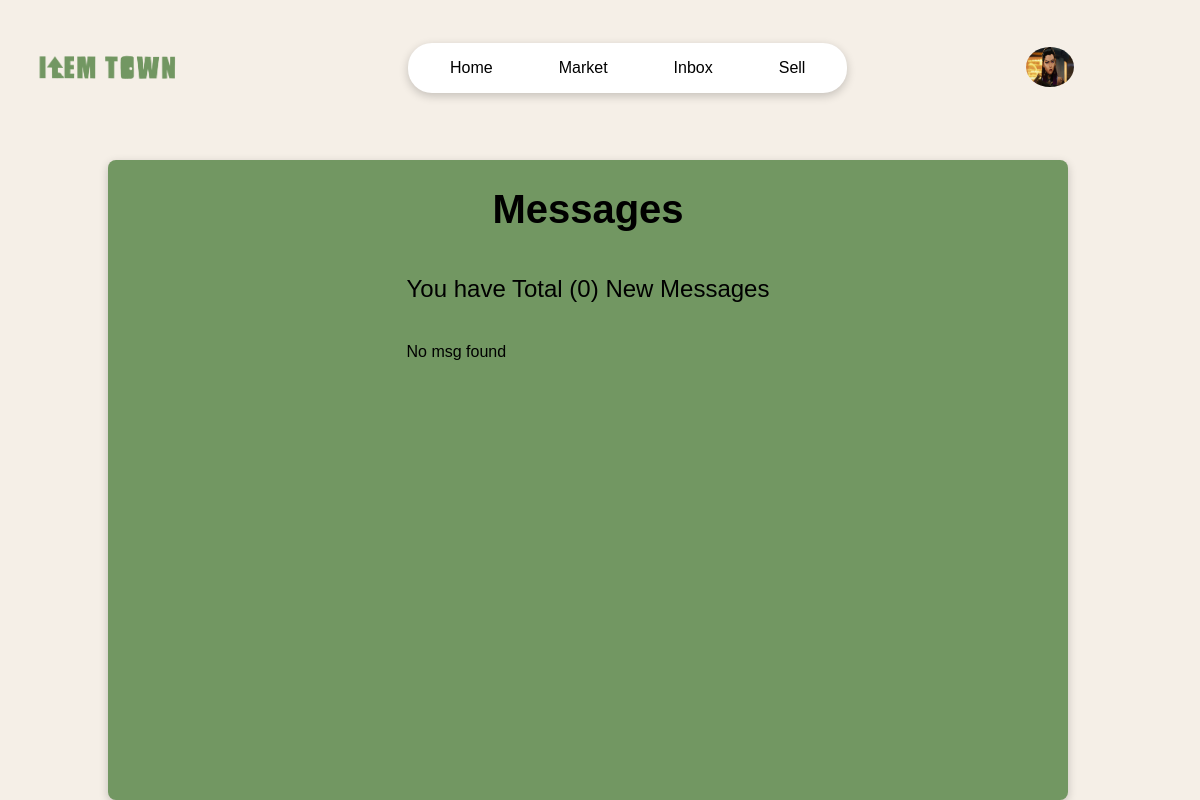
/user/user-inbox/ (signed in), run on an earlier commit of the app's database.
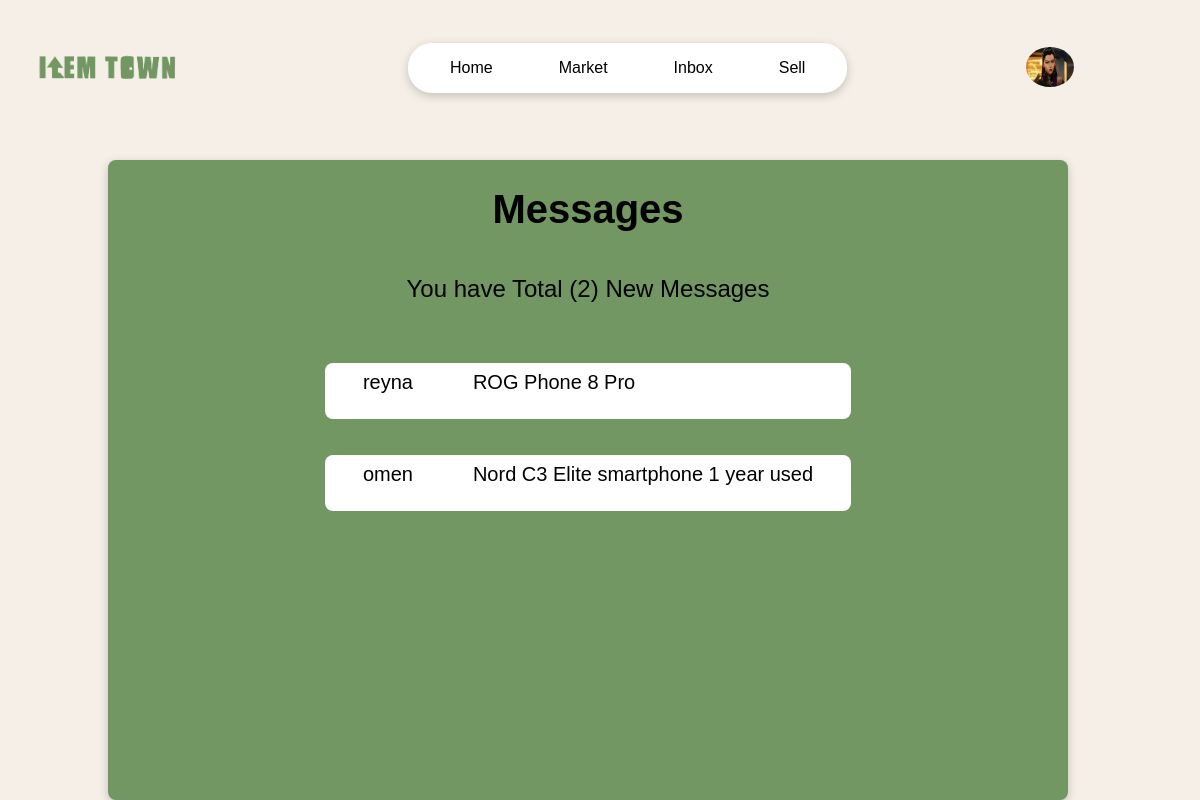
And on a later commit of the database.
### users/models.py (models this page shows, shortened)
class inbox_messages(models.Model):
    sender=models.ForeignKey('users.Profile',on_delete=models.SET_NULL,null=True,blank=True)
    reciver=models.ForeignKey('users.Profile',on_delete=models.SET_NULL,null=True,related_name='inbox_msg')
    product=models.ForeignKey(Product,on_delete=models.SET_NULL,null=True)
    name=models.CharField(max_length=50,null=True,blank=True)
    email=models.EmailField(null=True,blank=True)
    created=models.DateTimeField(auto_now_add=True)
    body=models.TextField()
    is_read=models.BooleanField(default=False)
    id=models.UUIDField(default=uuid.uuid1,primary_key=True)
    class Meta:
        ordering=['is_read','-created']

class Profile(models.Model):
    user=models.OneToOneField(User,on_delete=models.CASCADE)
    username=models.CharField(max_length=20,null=False,unique=True)
    first_name=models.CharField(max_length=20,null=False)
    last_name=models.CharField(max_length=50,null=False)
    email=models.EmailField()
    id=models.UUIDField(default=uuid.uuid1,primary_key=True)
    pic=models.ImageField(default='user/user.jpg',upload_to='user/')
    def __str__(self):
        return str(self.username)

### market/models.py (models this page shows, shortened)
class Product(models.Model):
    owner=models.ForeignKey('users.Profile',on_delete=models.CASCADE)
    product_id=models.UUIDField(default=uuid.uuid1,primary_key=True)
    title=models.CharField(max_length=50,null=False)
    short_discription=models.CharField(max_length=100,null=True,blank=True,default='')
    discription=models.TextField(max_length=500,null=True,blank=True)
    price=models.IntegerField(default=0,null=False)
    main_img=models.ImageField(default='default/market.png',upload_to='iteams/')
    sub_img1=models.ImageField(default='default/market.png',upload_to='iteams/')
    sub_img2=models.ImageField(default='default/market.png',upload_to='iteams/')
    sub_img3=models.ImageField(default='default/market.png',upload_to='iteams/')
    sub_img4=models.ImageField(default='default/market.png',upload_to='iteams/')
    ownership_type_options=(
        ('1st','1st Owner'),
        ('2nd','2nd Owner'),
        ('2nd+','More than 2nd'),
    )
    ownership_type=models.CharField(max_length=50,choices=ownership_type_options,default=None)
    purchase_date=models.DateField(null=True,blank=True)
    bill_and_box_options=(
        ('Yes','Have either bill/box'),
        ('No',"I don't have bill or box")
    )
    bill_and_box=models.CharField(choices=bill_and_box_options,max_length=50,default=None,null=True,blank=True)
    created = models.DateTimeField(auto_now_add=True)
    tags=models.ManyToManyField(Tag,blank=True)
    class Meta:
        ordering=['-created']

### users/views.py (the view)
# urls.py: path('user-inbox/',views.inbox,name='inbox'),
@login_required(login_url='login_user')
def inbox(request):
    user=request.user.profile
    msg=user.inbox_msg.all()
    unread_messages=msg.filter(is_read=False).count()
    content={
        'msg':msg,
        'unread_messages':unread_messages
    }
    return render(request,'users/inbox.html',content)

### users/templates/users/inbox.html (shortened to what this page needs)
{% extends 'page/nav.html'%}
{% load static %}
{%block css%}
    <link rel="stylesheet" href="{% static 'style/inbox.css' %}">
{%endblock%}
{%block body%}
<div class="inbox-container">
    <div class="messages-box">
        <center><h1 class="heading"> Messages</h1></center>
        <center><p class="sub-heading"> You have Total ({{unread_messages}}) New Messages</p></center>
        {%if msg%}
            <div class="messages-info">
                {%for i in msg%}
                <a href="{%url 'message' i.id%}" class="msg-link">
                    <ul class="messages-ul">
                        <li>{{i.sender}}</li>
                        <li>{{i.product.title}}</li>
                    </ul>
                {%endfor%}
            </div>
        {%else%}
            <p>No msg found</p>
        {%endif%}
    </div>
</div>
{%endblock%}

What changed in the data, as far as the page shows it:
added inbox_messages: sender "reyna", product "ROG Phone 8 Pro"
added inbox_messages: sender "omen", product "Nord C3 Elite smartphone 1 year used"
Also different on the page:
{{ unread_messages }}: "0" → "2"
text no longer shown: "No msg found"
